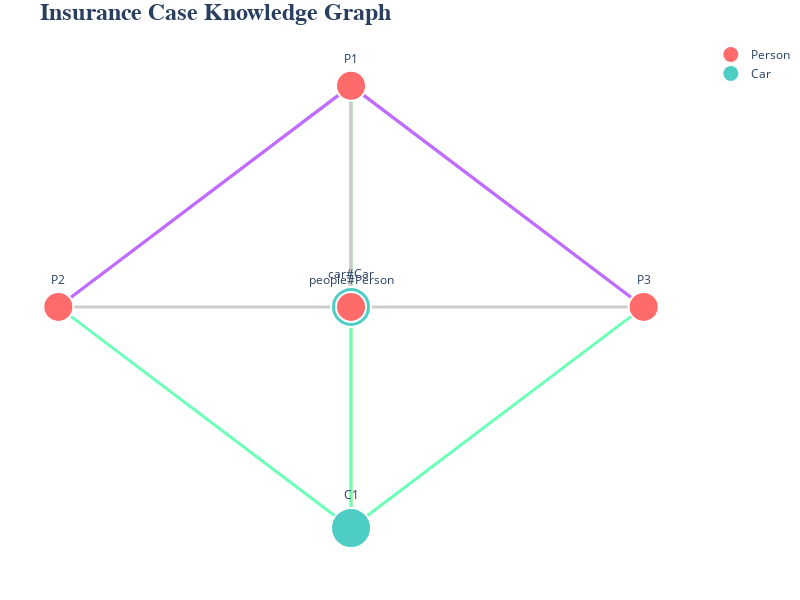

Source (notebook cell):
### Code cell
import plotly.graph_objects as go
import networkx as nx
from rdflib import Graph, URIRef

def create_publication_quality_graph(rdf_data):
    # Parse RDF
    g = Graph()
    g.parse(data=rdf_data, format='turtle')
    
    # Create NetworkX graph
    G = nx.DiGraph()
    
    # Process nodes and edges
    nodes = []
    edges = []
    node_positions = {}
    
    # Assign positions manually for better control
    positions = {
        'P1': (0, 1),
        'P2': (-1, 0),
        'P3': (1, 0),
        'C1': (0, -1)
    }
    
    for s, p, o in g:
        s_id = str(s).split('/')[-1]
        p_id = str(p).split('#')[-1]
        
        if isinstance(o, URIRef):
            o_id = str(o).split('/')[-1]
            
            # Add nodes if not already added
            for node_id in [s_id, o_id]:
                if node_id not in G.nodes():
                    G.add_node(node_id)
                    nodes.append({
                        'id': node_id,
                        'label': node_id,
                        'type': 'Person' if 'P' in node_id else 'Car',
                        'color': '#FF6B6B' if 'P' in node_id else '#4ECDC4',
                        'size': 30 if 'P' in node_id else 40,
                        'x': positions.get(node_id, (0, 0))[0],
                        'y': positions.get(node_id, (0, 0))[1]
                    })
            
            # Add edge
            edges.append({
                'source': s_id,
                'target': o_id,
                'label': p_id,
                'color': '#FFE66D' if 'owns' in p_id else 
                        '#6BFFB8' if 'registeredDriverOf' in p_id else 
                        '#C06CFF' if 'relatedTo' in p_id else '#CCCCCC'
            })
            G.add_edge(s_id, o_id, label=p_id)
    
    # Create Plotly figure
    fig = go.Figure()
    
    # Add edges
    for edge in edges:
        source_node = next(n for n in nodes if n['id'] == edge['source'])
        target_node = next(n for n in nodes if n['id'] == edge['target'])
        
        fig.add_trace(go.Scatter(
            x=[source_node['x'], target_node['x']],
            y=[source_node['y'], target_node['y']],
            mode='lines',
            line=dict(width=3, color=edge['color']),
            hoverinfo='text',
            text=edge['label'],
            showlegend=False
        ))
        
        # Add arrow head
        fig.add_trace(go.Scatter(
            x=[target_node['x']],
            y=[target_node['y']],
            mode='markers',
            marker=dict(
                size=10,
                color=edge['color'],
                symbol='arrow-bar-right'
            ),
            showlegend=False
        ))
    
    # Add nodes
    for node in nodes:
        # Add literal properties as hover text
        hover_text = f"<b>{node['label']}</b><br>Type: {node['type']}"
        for s, p, o in g:
            if str(s).endswith(node['id']) and str(o) != node['type']:
                prop_name = str(p).split('#')[-1]
                hover_text += f"<br>{prop_name}: {o}"
        
        fig.add_trace(go.Scatter(
            x=[node['x']],
            y=[node['y']],
            mode='markers+text',
            marker=dict(
                size=node['size'],
                color=node['color'],
                line=dict(width=2, color='white')
            ),
            text=node['label'],
            textposition="top center",
            hovertext=hover_text,
            hoverinfo='text',
            name=node['type'],
            showlegend=False
        ))
    
    # Update layout
    fig.update_layout(
        title=dict(
            text='<b>Insurance Case Knowledge Graph</b>',
            font=dict(size=24, family='Arial, sans-serif')
        ),
        showlegend=True,
        hovermode='closest',
        margin=dict(b=20, l=5, r=5, t=40),
        xaxis=dict(showgrid=False, zeroline=False, showticklabels=False),
        yaxis=dict(showgrid=False, zeroline=False, showticklabels=False),
        plot_bgcolor='white',
        height=600,
        width=800
    )
    
    # Add legend manually
    fig.add_trace(go.Scatter(
        x=[None], y=[None],
        mode='markers',
        marker=dict(size=15, color='#FF6B6B'),
        name='Person',
        showlegend=True
    ))
    
    fig.add_trace(go.Scatter(
        x=[None], y=[None],
        mode='markers',
        marker=dict(size=15, color='#4ECDC4'),
        name='Car',
        showlegend=True
    ))
    
    fig.show()
    return fig

# Create publication-quality graph


# Use your RDF data
rdf_data = """@prefix car: <http://example.org/car#> .
@prefix insurance: <http://example.org/insurance#> .
@prefix people: <http://example.org/people#> .

<http://example.org/instance/P2> a people:Person ;
    insurance:registeredDriverOf <http://example.org/instance/C1> ;
    insurance:relatedTo <http://example.org/instance/P1> ;
    people:hasName "Jane Doe" .

<http://example.org/instance/P3> a people:Person ;
    insurance:registeredDriverOf <http://example.org/instance/C1> ;
    insurance:relatedTo <http://example.org/instance/P1> ;
    people:hasName "Bob Smith" .

<http://example.org/instance/P1> a people:Person ;
    insurance:owns <http://example.org/instance/C1> ;
    insurance:registeredDriverOf <http://example.org/instance/C1> ;
    insurance:relatedTo <http://example.org/instance/P2>,
        <http://example.org/instance/P3> ;
    people:hasName "John Doe" .

<http://example.org/instance/C1> a car:Car ;
    car:hasLicensePlate "ABC-123" ."""

create_publication_quality_graph(rdf_data)
import nbformat
print(nbformat.__version__)

### Figure 1 — Plotly figure (JSON) as saved in the notebook; plotly's stock layout.template omitted (floating-point values rounded to 4 significant figures)
{"data": [{"hoverinfo": "text", "line": {"color": "#CCCCCC", "width": 3}, "mode": "lines", "showlegend": false, "text": "type", "type": "scatter", "x": [0, 0], "y": [-1, 0]}, {"marker": {"color": "#CCCCCC", "size": 10, "symbol": "arrow-bar-right"}, "mode": "markers", "showlegend": false, "type": "scatter", "x": [0], "y": [0]}, {"hoverinfo": "text", "line": {"color": "#6BFFB8", "width": 3}, "mode": "lines", "showlegend": false, "text": "registeredDriverOf", "type": "scatter", "x": [-1, 0], "y": [0, -1]}, {"marker": {"color": "#6BFFB8", "size": 10, "symbol": "arrow-bar-right"}, "mode": "markers", "showlegend": false, "type": "scatter", "x": [0], "y": [-1]}, {"hoverinfo": "text", "line": {"color": "#FFE66D", "width": 3}, "mode": "lines", "showlegend": false, "text": "owns", "type": "scatter", "x": [0, 0], "y": [1, -1]}, {"marker": {"color": "#FFE66D", "size": 10, "symbol": "arrow-bar-right"}, "mode": "markers", "showlegend": false, "type": "scatter", "x": [0], "y": [-1]}, {"hoverinfo": "text", "line": {"color": "#CCCCCC", "width": 3}, "mode": "lines", "showlegend": false, "text": "type", "type": "scatter", "x": [1, 0], "y": [0, 0]}, {"marker": {"color": "#CCCCCC", "size": 10, "symbol": "arrow-bar-right"}, "mode": "markers", "showlegend": false, "type": "scatter", "x": [0], "y": [0]}, {"hoverinfo": "text", "line": {"color": "#C06CFF", "width": 3}, "mode": "lines", "showlegend": false, "text": "relatedTo", "type": "scatter", "x": [0, 1], "y": [1, 0]}, {"marker": {"color": "#C06CFF", "size": 10, "symbol": "arrow-bar-right"}, "mode": "markers", "showlegend": false, "type": "scatter", "x": [1], "y": [0]}, {"hoverinfo": "text", "line": {"color": "#6BFFB8", "width": 3}, "mode": "lines", "showlegend": false, "text": "registeredDriverOf", "type": "scatter", "x": [0, 0], "y": [1, -1]}, {"marker": {"color": "#6BFFB8", "size": 10, "symbol": "arrow-bar-right"}, "mode": "markers", "showlegend": false, "type": "scatter", "x": [0], "y": [-1]}, {"hoverinfo": "text", "line": {"color": "#C06CFF", "width": 3}, "mode": "lines", "showlegend": false, "text": "relatedTo", "type": "scatter", "x": [1, 0], "y": [0, 1]}, {"marker": {"color": "#C06CFF", "size": 10, "symbol": "arrow-bar-right"}, "mode": "markers", "showlegend": false, "type": "scatter", "x": [0], "y": [1]}, {"hoverinfo": "text", "line": {"color": "#C06CFF", "width": 3}, "mode": "lines", "showlegend": false, "text": "relatedTo", "type": "scatter", "x": [0, -1], "y": [1, 0]}, {"marker": {"color": "#C06CFF", "size": 10, "symbol": "arrow-bar-right"}, "mode": "markers", "showlegend": false, "type": "scatter", "x": [-1], "y": [0]}, {"hoverinfo": "text", "line": {"color": "#6BFFB8", "width": 3}, "mode": "lines", "showlegend": false, "text": "registeredDriverOf", "type": "scatter", "x": [1, 0], "y": [0, -1]}, {"marker": {"color": "#6BFFB8", "size": 10, "symbol": "arrow-bar-right"}, "mode": "markers", "showlegend": false, "type": "scatter", "x": [0], "y": [-1]}, {"hoverinfo": "text", "line": {"color": "#CCCCCC", "width": 3}, "mode": "lines", "showlegend": false, "text": "type", "type": "scatter", "x": [-1, 0], "y": [0, 0]}, {"marker": {"color": "#CCCCCC", "size": 10, "symbol": "arrow-bar-right"}, "mode": "markers", "showlegend": false, "type": "scatter", "x": [0], "y": [0]}, {"hoverinfo": "text", "line": {"color": "#CCCCCC", "width": 3}, "mode": "lines", "showlegend": false, "text": "type", "type": "scatter", "x": [0, 0], "y": [1, 0]}, {"marker": {"color": "#CCCCCC", "size": 10, "symbol": "arrow-bar-right"}, "mode": "markers", "showlegend": false, "type": "scatter", "x": [0], "y": [0]}, {"hoverinfo": "text", "line": {"color": "#C06CFF", "width": 3}, "mode": "lines", "showlegend": false, "text": "relatedTo", "type": "scatter", "x": [-1, 0], "y": [0, 1]}, {"marker": {"color": "#C06CFF", "size": 10, "symbol": "arrow-bar-right"}, "mode": "markers", "showlegend": false, "type": "scatter", "x": [0], "y": [1]}, {"hoverinfo": "text", "hovertext": "<b>C1</b><br>Type: Car<br>type: http://example.org/car#Car<br>hasLicensePlate: ABC-123", "marker": {"color": "#4ECDC4", "line": {"color": "white", "width": 2}, "size": 40}, "mode": "markers+text", "name": "Car", "showlegend": false, "text": "C1", "textposition": "top center", "type": "scatter", "x": [0], "y": [-1]}, {"hoverinfo": "text", "hovertext": "<b>car#Car</b><br>Type: Car", "marker": {"color": "#4ECDC4", "line": {"color": "white", "width": 2}, "size": 40}, "mode": "markers+text", "name": "Car", "showlegend": false, "text": "car#Car", "textposition": "top center", "type": "scatter", "x": [0], "y": [0]}, {"hoverinfo": "text", "hovertext": "<b>P2</b><br>Type: Person<br>registeredDriverOf: http://example.org/instance/C1<br>hasName: Jane Doe<br>type: http://example.org/people#Person<br>relatedTo: http://example.org/instance/P1", "marker": {"color": "#FF6B6B", "line": {"color": "white", "width": 2}, "size": 30}, "mode": "markers+text", "name": "Person", "showlegend": false, "text": "P2", "textposition": "top center", "type": "scatter", "x": [-1], "y": [0]}, {"hoverinfo": "text", "hovertext": "<b>P1</b><br>Type: Person<br>hasName: John Doe<br>owns: http://example.org/instance/C1<br>relatedTo: http://example.org/instance/P3<br>registeredDriverOf: http://example.org/instance/C1<br>relatedTo: http://example.org/instance/P2<br>type: http://example.org/people#Person", "marker": {"color": "#FF6B6B", "line": {"color": "white", "width": 2}, "size": 30}, "mode": "markers+text", "name": "Person", "showlegend": false, "text": "P1", "textposition": "top center", "type": "scatter", "x": [0], "y": [1]}, {"hoverinfo": "text", "hovertext": "<b>P3</b><br>Type: Person<br>type: http://example.org/people#Person<br>relatedTo: http://example.org/instance/P1<br>registeredDriverOf: http://example.org/instance/C1<br>hasName: Bob Smith", "marker": {"color": "#FF6B6B", "line": {"color": "white", "width": 2}, "size": 30}, "mode": "markers+text", "name": "Person", "showlegend": false, "text": "P3", "textposition": "top center", "type": "scatter", "x": [1], "y": [0]}, {"hoverinfo": "text", "hovertext": "<b>people#Person</b><br>Type: Person", "marker": {"color": "#FF6B6B", "line": {"color": "white", "width": 2}, "size": 30}, "mode": "markers+text", "name": "Person", "showlegend": false, "text": "people#Person", "textposition": "top center", "type": "scatter", "x": [0], "y": [0]}, {"marker": {"color": "#FF6B6B", "size": 15}, "mode": "markers", "name": "Person", "showlegend": true, "type": "scatter", "x": [null], "y": [null]}, {"marker": {"color": "#4ECDC4", "size": 15}, "mode": "markers", "name": "Car", "showlegend": true, "type": "scatter", "x": [null], "y": [null]}], "layout": {"height": 600, "hovermode": "closest", "margin": {"b": 20, "l": 5, "r": 5, "t": 40}, "plot_bgcolor": "white", "showlegend": true, "title": {"font": {"family": "Arial, sans-serif", "size": 24}, "text": "<b>Insurance Case Knowledge Graph</b>"}, "width": 800, "xaxis": {"showgrid": false, "showticklabels": false, "zeroline": false}, "yaxis": {"showgrid": false, "showticklabels": false, "zeroline": false}}}
